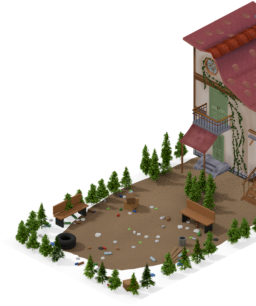
#> input picture openttd/media/baseset/openttd/chatka_predni_32bpp.png, 256 x 306 px, given in place of gymnazium_zin4.png, which was not available
$ python openttd_gymnazium.py
#> lines starting #> are read from the running program, lines starting #| are printed output that depends on the picture; pictures that were not available may be replaced by others from this repository, and a replacement may not be noted
#!/usr/bin/env python3
"""Generate the sprites of the girls' grammar school and the vending machine.

Both are industries of the game's own (economy.extra_industries) and are
drawn from the base set, since an industry of the game cannot reach a
NewGRF's sprites. The artwork is the player's, rendered in Blender at 4x zoom
(gymnazium_zin4.png, automat_zin4.png; the scripts are in the player's
graphics repository): the school on 2x2 tiles, the machine on one.

The school is cut into vertical strips along the tile columns, one per tile:
the west tile takes the column left of the north and south tiles, the east
tile the one right of them, and the south tile -- the front one, drawn last
-- the middle column with whatever of the back tile stands in it. The north
tile has no building sprite of its own; only its grass is drawn.

Every sprite comes twice: 32bpp at 4x zoom, as rendered, and 8bpp at normal
zoom for a game without a 32bpp blitter, scaled down and put in the DOS
palette, without the shadow (the palette has no see-through black).

The offsets are from the north corner of the sprite's own tile, which on
the render sits on a pixel boundary; in the game it sits between the first
and second pixel of a flat tile's top row, hence the one pixel (four at 4x)
to the right. Writes the PNGs and prints the lines for openttdgui.nfo. Run
from this directory; needs Pillow.
"""

from __future__ import annotations

import pathlib

from PIL import Image

HERE = pathlib.Path(__file__).parent
PALETTE_FROM = HERE / "openttdgui.png"

#: Sprites in the order of openttdgui.nfo: output name, source, x range of the
#: strip on the render (None for all), north corner of the sprite's tile.
SPRITES = [
    ("gymnazium_w", "gymnazium_zin4.png", (104, 232), (232, 296)),
    ("gymnazium_s", "gymnazium_zin4.png", (232, 488), (360, 360)),
    ("gymnazium_e", "gymnazium_zin4.png", (488, 616), (488, 296)),
    ("automat", "automat_zin4.png", None, (192, 128)),
]

#: The north corner of a flat tile lies this far right of a render's (4x).
NORTH_SHIFT = 4
#: A tile on the render is 128 pixels high at 4x (2:1); in the game it is 124
#: (31 rows at normal zoom), so the render is squeezed upright to fit, or its
#: front edges would lie a pixel (at normal zoom) on the tiles in front.
RENDER_TILE_HEIGHT = 128
GAME_TILE_HEIGHT = 124
#: Below this alpha a pixel is nothing at normal zoom (out of 255).
OPAQUE_ENOUGH = 128
#: The shadow: dark and see-through; left out of the 8bpp sprites.
SHADOW_ALPHA = 200
SHADOW_DARK = 40
#: Palette indices the 8bpp sprites may use: not 0 (nothing), not the company
#: colours, not the animated ones at the top.
USABLE = [i for i in range(1, 0xE3) if not 0xC6 <= i <= 0xCD]


def load(source: str) -> Image.Image:
    """The render, squeezed upright to the game's tile height."""
    image = Image.open(HERE / source).convert("RGBA")
    height = round(image.height * GAME_TILE_HEIGHT / RENDER_TILE_HEIGHT)
    return image.resize((image.width, height), Image.LANCZOS)


def squeeze(y: int) -> int:
    """A height on the render as it is after load()."""
    return round(y * GAME_TILE_HEIGHT / RENDER_TILE_HEIGHT)


def strip(image: Image.Image, columns: tuple[int, int] | None) -> Image.Image:
    """The image with everything outside the columns made transparent."""
    if columns is None:
        return image.copy()
    out = Image.new("RGBA", image.size, (0, 0, 0, 0))
    left, right = columns
    out.paste(image.crop((left, 0, right, image.height)), (left, 0))
    return out


def palette_image() -> Image.Image:
    """A palette image holding only the usable DOS colours, for quantising."""
    dos = Image.open(PALETTE_FROM).getpalette()
    pal = []
    for i in USABLE:
        pal += dos[i * 3:i * 3 + 3]
    pal += pal[:3] * (256 - len(USABLE))
    image = Image.new("P", (1, 1))
    image.putpalette(pal)
    return image


def to_8bpp(image: Image.Image) -> Image.Image:
    """Scale a 4x RGBA image to normal zoom and put it in the DOS palette."""
    pixels = image.load()
    for y in range(image.height):
        for x in range(image.width):
            r, g, b, a = pixels[x, y]
            if a < SHADOW_ALPHA and max(r, g, b) < SHADOW_DARK:
                pixels[x, y] = (0, 0, 0, 0)
    small = image.resize((image.width // 4, image.height // 4), Image.LANCZOS)
    alpha = small.getchannel("A")
    rgb = Image.new("RGB", small.size, (0, 0, 0))
    rgb.paste(small.convert("RGB"), mask=alpha)
    quantised = rgb.quantize(palette=palette_image(), dither=Image.Dither.NONE)
    out = Image.new("P", small.size, 0)
    out.putpalette(Image.open(PALETTE_FROM).getpalette())
    q, a, o = quantised.load(), alpha.load(), out.load()
    for y in range(small.height):
        for x in range(small.width):
            if a[x, y] >= OPAQUE_ENOUGH:
                o[x, y] = USABLE[q[x, y]] if q[x, y] < len(USABLE) else USABLE[0]
    return out


def to_8bpp_cut(image: Image.Image, columns: tuple[int, int] | None) -> Image.Image:
    """The 8bpp sprite of a strip: the whole render scaled, then cut."""
    whole = to_8bpp(image)
    if columns is None:
        return whole
    out = Image.new("P", whole.size, 0)
    out.putpalette(whole.getpalette())
    left, right = columns[0] // 4, columns[1] // 4
    out.paste(whole.crop((left, 0, right, whole.height)), (left, 0))
    return out


def main() -> None:
    lines = []
    for name, source, columns, north in SPRITES:
        north = (north[0], squeeze(north[1]))
        image = strip(load(source), columns)
#> in load, image is the input picture: PIL image 256x306 RGBA; mean R, G, B, A 41.3, 35, 24.8, 94.3
#> in strip, `out = Image.new("RGBA", image.size, (0, 0, 0, 0))`: out: PIL image 256x296 RGBA; every value is 0
#> in strip, `out.paste(image.crop((left, 0, right, image.height)), (left, 0))`:
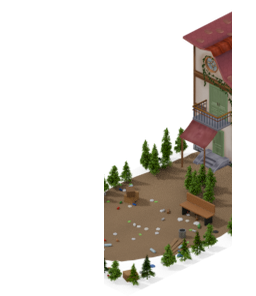
#> out: PIL image 256x296 RGBA; mean R, G, B, A 27.7, 23.7, 16.9, 62.1; transparent parts drawn white

        box = image.getchannel("A").getbbox()
#> box = (104, 9, 232, 296)
        big = image.crop(box)
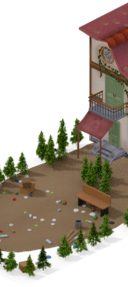
#> big: PIL image 128x287 RGBA; mean R, G, B, A 57.1, 48.9, 34.8, 128.2; transparent parts drawn white
        big.save(HERE / f"{name}_32bpp.png")
        bx = box[0] - north[0] + NORTH_SHIFT
#> bx = -124
        by = box[1] - north[1]
#> by = -278

        # Scaled whole and cut after, so that the strips meet without a seam.
        small_p = to_8bpp_cut(load(source), columns)
#> in to_8bpp, `small = image.resize((image.width // 4, image.height // 4), Image.LANC..`:
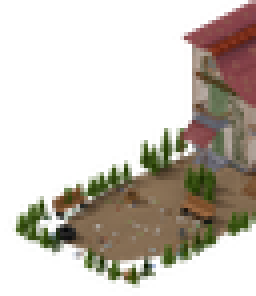
#> small: PIL image 64x74 RGBA (shown 4 times larger); mean R, G, B, A 45.3, 39, 26.7, 93.2; transparent parts drawn white
#> in to_8bpp, `alpha = small.getchannel("A")`:
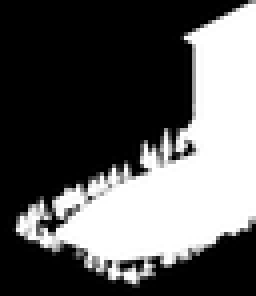
#> alpha: PIL image 64x74 L (shown 4 times larger); min 0, max 255, mean 93.2
#> in to_8bpp, `rgb = Image.new("RGB", small.size, (0, 0, 0))`: rgb: PIL image 64x74 RGB; every value is 0
#> in to_8bpp, `rgb.paste(small.convert("RGB"), mask=alpha)`:
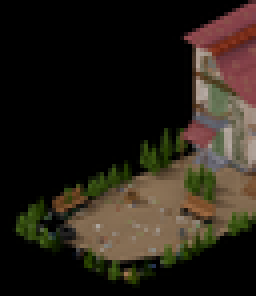
#> rgb: PIL image 64x74 RGB (shown 4 times larger); mean R, G, B 39.6, 33, 24.1
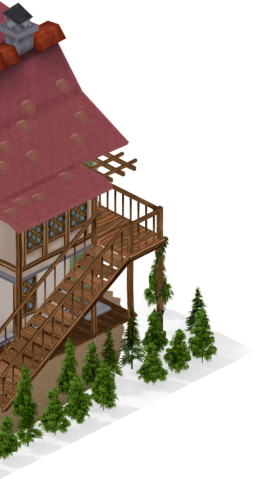
#> input picture openttd/media/baseset/openttd/chatka_zadni_8x_32bpp.png, 256 x 479 px, given in place of openttdgui.png, which was not available
#> after the loop in palette_image, `for i in USABLE:`: pal = []
        sbox = small_p.getbbox()
        small_p.crop(sbox).save(HERE / f"{name}_8bpp.png")
        sx = sbox[0] - (north[0] - NORTH_SHIFT) // 4
        sy = sbox[1] - north[1] // 4

        lines.append(f"   -1 sprites/{name}_8bpp.png 8bpp 0 0 {sbox[2] - sbox[0]} {sbox[3] - sbox[1]} {sx} {sy} normal")
        lines.append(f"    | sprites/{name}_32bpp.png 32bpp 0 0 {big.width} {big.height} {bx} {by} zi4")
    print("\n".join(lines))


if __name__ == "__main__":
#> (the run stopped early here; a loop or call above may not have finished)
